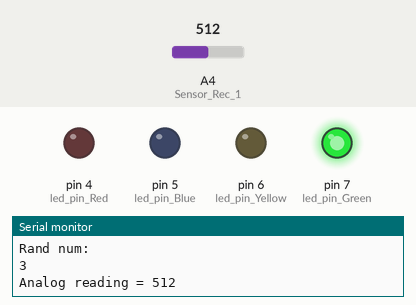
A sketch run on a simulated Arduino Nano, built with avr-gcc and run on an emulated ATmega328P. Shown: output pins drawn as LEDs (lit = HIGH), the last lines printed to the serial monitor. The test bench sets the inputs (shaded band); at power-on: A4 (Sensor_Rec_1) = 512. Random numbers use the default seed unless the sketch sets one.

Above: at 1.8 s.
1.9 s: A4 (Sensor_Rec_1) set to 21
3.4 s: A4 (Sensor_Rec_1) set to 17
At 4.6 s:
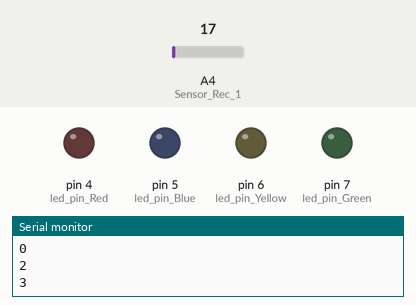
5.5 s: A4 (Sensor_Rec_1) set to 100
At 6.6 s:
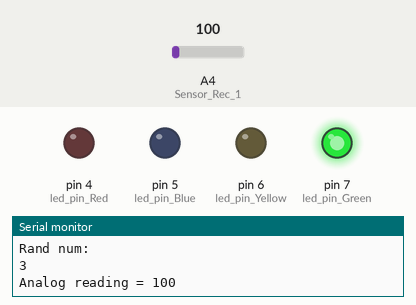
7.6 s: A4 (Sensor_Rec_1) set to 10
At 9.3 s:
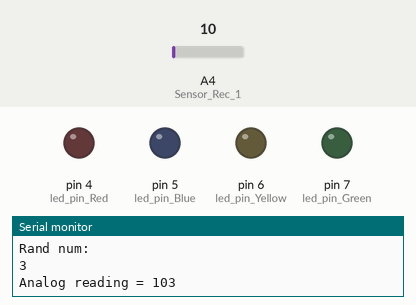
Timing chart, 0 to 10.6 s (numbered marks = the images above; inputs shaded):
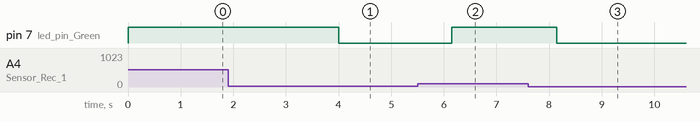

The sketch:

Main.ino
```cpp
int randnumb;
int prevRand;
unsigned long timer;

const int led_pin_Red = 4;
const int led_pin_Blue = 5;
const int led_pin_Yellow = 6;
const int led_pin_Green = 7;

int photocellPin = A3;
int Sensor_Rec_1 = A4;
int Sensor_Rec_2 = A5;
int Sensor_Rec_3 = A6;
int Sensor_Rec_4 = A7;

int value;
int timemax = 90;
int score;
int highscore;

void setup() {
  // put your setup code here, to run once:
  Serial.begin(9600);
  pinMode(4, OUTPUT);
  pinMode(led_pin_Blue, OUTPUT);
  pinMode(led_pin_Green, OUTPUT);
  pinMode(led_pin_Yellow, OUTPUT);
  pinMode(Sensor_Rec_1, INPUT);
  //pinMode(SCREEN 1 SCORE, SCREEN 2 (HIGHSCORE), SCREEN 3 (TIMER, OUTPUT);
  randnumb = random(0, 4);
  Serial.print("first hole is ");
  Serial.println(randnumb);


}

void loop() {
  // put your main code here, to run repeatedly:
  //while time != 0 { run  program
  Serial.println("Rand num: ");
  Serial.println(randnumb);
  digitalWrite(randnumb+4, HIGH);
  Serial.println("");

  int photocellReading = analogRead(A4);
  //int photocellReading = analogRead(A4+randnumb);
  Serial.print("Analog reading = ");
  Serial.print(photocellReading);


  //Serial.println("time ");
  //timer = millis();
  //Serial.println(timemax - timer);


  //Random function when ball hits

  if(photocellReading < 20){
    //score++;
    prevRand = randnumb;
    digitalWrite(randnumb+4, LOW);
    //change ligh to another light ensuring it wasn't the previous light
    do {
      randnumb = random(0,4);
      Serial.println(randnumb);
      delay(10);
    }
    while (randnumb != prevRand); //prevRand

  }
  Serial.println("");


  //if sensor value is > 25 then it is covered and on top of that we +1 to the score (perform random function to replace new light
  //else program repeats
  //within while loop

  /*if (score > highscore){
      highscore == score;
      Serial.println(highscore);
    }
   */

  delay(1000); //displays time for every second
}
```

Measured:
- the behaviour switches between 20 and 19 on A4 (Sensor_Rec_1) (found by bisection; images 0 and 1)
- after the input at 3.4 s, pin 7 (led_pin_Green): HIGH → LOW after 0.60 s
- after the input at 5.5 s, pin 7 (led_pin_Green): LOW → HIGH after 0.65 s
- after the input at 7.6 s, pin 7 (led_pin_Green): HIGH → LOW after 0.55 s
